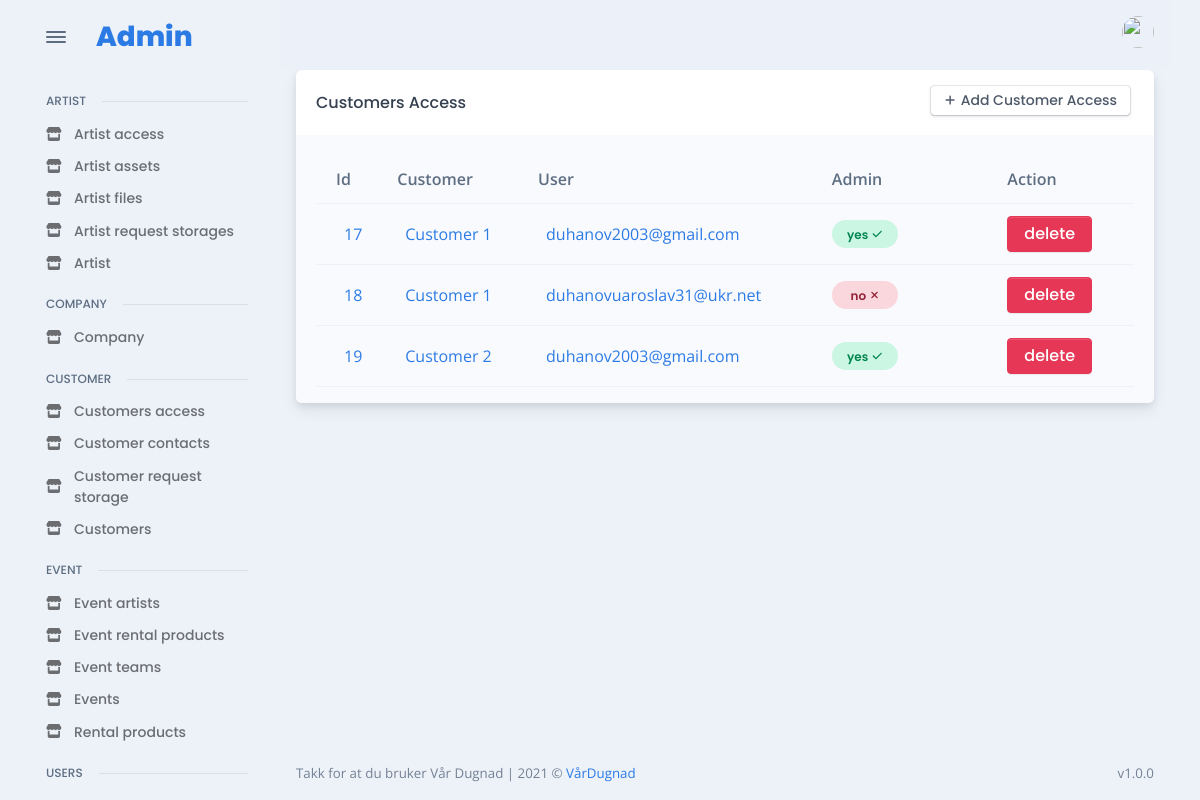
The page /admin_site/customer/all_customer_access/ (signed in) on the database its author committed.
### customer/models.py (models this page shows, shortened)
class CustomerAccess(models.Model):
    customer = models.ForeignKey(Customer, verbose_name="customer_access", on_delete=models.CASCADE)
    access = models.ForeignKey(User, verbose_name=("access"), on_delete=models.CASCADE, null=True)
    admin = models.BooleanField(default=False)
    class Meta:
        unique_together = ('customer', 'access', )

class Customer(models.Model):
    organization_number = models.CharField("Organization number", max_length=255, unique=True)
    name = models.CharField("Name", max_length=255, unique=True)
    address = models.CharField("Address", max_length=255)
    zip_code = models.CharField("Zip Code", max_length=255)
    city = models.CharField("City", max_length=255)
    active = models.BooleanField(default=True)

### users/models.py (models this page shows, shortened)
class User(AbstractBaseUser):
    email = models.EmailField(max_length=255, unique=True)
    first_name = models.CharField(max_length=255)
    last_name = models.CharField(max_length=255)
    picture = models.ImageField(upload_to="images/users", blank=True)
    phone = models.CharField(max_length=50, blank=True, unique=True)
    driver_licens_classes = models.CharField(max_length=50, blank=True)
    birthdate = models.DateField(null=True, blank=True)
    last_login = models.DateTimeField(auto_now_add=True)
    is_active = models.BooleanField(default=True)  # can login
    staff = models.BooleanField(default=False)  # can login
    admin = models.BooleanField(default=False)  # can login
    USERNAME_FIELD = "email"
    REQUIRED_FIELDS = ["first_name", "last_name"]
    objects = UserManager()

### admin_app/admin_customer/views.py (the view)
# urls.py: path("all_customer_access/", CustomerAccesstListView.as_view(), name="admin_get_all_customer_access"),
class CustomerAccesstListView(LoginRequiredMixin, ListView):
    model = CustomerAccess
    template_name = "admin/pages/customer/access/all.html"
    context_object_name = "access"

### templates/admin/pages/customer/access/all.html (shortened to what this page needs)
{% extends 'base/admin_base.html' %}
{% load static %}
{% load widget_tweaks %}
{% block content %}
<div class="card">
  <div class="card-header">
    <div class="row flex-between-center">
      <div class="col-4 col-sm-auto d-flex align-items-center pe-0">
        <h5 class="fs-0 mb-0 text-nowrap py-2 py-xl-0">Customers Access</h5>
      </div>
      <div class="col-8 col-sm-auto text-end ps-2">
        <a href="{% url 'admin_add_new_customer_access' %}" class="btn btn-falcon-default btn-sm me-1 mb-1">
          <span class="fas fa-plus me-1" data-fa-transform="shrink-3"></span>Add Customer Access
        </a>
      </div>
    </div>
  </div>
  <div class="card-body bg-light pb-0">
    <div class="table-responsive scrollbar">
      {% if access|length %}
      <table class="table table-hover table-striped overflow-hidden">
        <thead>
          <tr>
            <th scope="col">Id</th>
            <th scope="col">Customer</th>
            <th scope="col"> User</th>
            <th scope="col">Admin</th>
            <th></th>
            <th></th>
            <th></th>
            <th scope="col">Action</th>
          </tr>
        </thead>
        <tbody>
          {% for ac in access %}
          <tr class="align-middle">
            <td class="text-nowrap">
              <div class="d-flex align-items-center">
                <div class="ms-2"><a href="{% url 'admin_change_details_customer_access' ac.id %}">{{ac.id}}</a></div>
              </div>
            </td>
            <td class="text-nowrap">
              <div class="d-flex align-items-center">
                <div class="ms-2"><a href="{% url 'admin_change_details_customer' ac.customer.id %}">{{ac.customer.name}}</a></div>
              </div>
            </td>
            <td class="text-nowrap">
              <div class="d-flex align-items-center">
                <div class="ms-2"><a href="{% url 'admin_change_details_user' ac.access.id %}">{{ac.access.email}}</a></div>
              </div>
            </td>
            {% if ac.admin %}
            <td><span class="badge badge rounded-pill d-block p-2 badge-soft-success">yes<span class="ms-1 fas fa-check" data-fa-transform="shrink-2"></span></span></td>
            {% else %}
            <td><span class="badge badge rounded-pill d-block p-2 badge-soft-danger">no<span class="ms-1 fas fa-times" data-fa-transform="shrink-2"></span></span></td>
            {% endif %}
            <th></th>
            <th></th>
            <th></th>
            <td><a class="btn btn-danger"  href="{% url 'admin_delete_customer_access' ac.id %}">delete</a></tr>
          {% endfor %}
        </tbody>
      </table>
      {% else %}
          <p>There is no artist access yet, try to add some</p>
      {% endif %}
    </div>
  </div>
  </div>
{% endblock %}

### rows shown on the page
CustomerAccess: id "17", customer.name "Customer 1", access.email "duhanov2003@gmail.com", admin "yes"
CustomerAccess: id "18", customer.name "Customer 1", access.email "duhanovuaroslav31@ukr.net", admin "no"
CustomerAccess: id "19", customer.name "Customer 2", access.email "duhanov2003@gmail.com", admin "yes"
